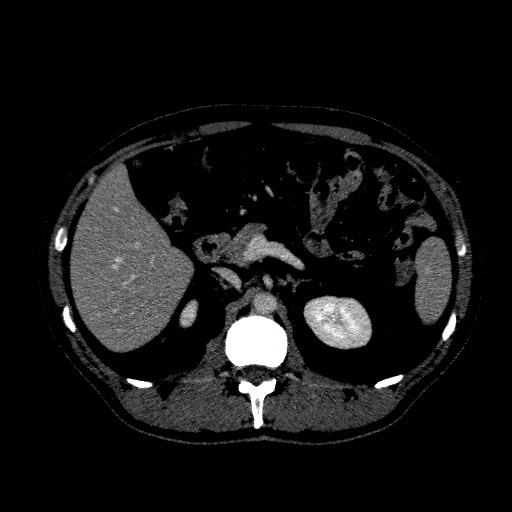
#> input picture JPEG/image_63 CT p11.jpg, 512 x 512 px
$ jupyter execute Flann_based_match.ipynb   (shell and % lines are left out)
#> lines starting #> are read from the running program, lines starting #| are printed output that depends on the picture
[cell 1]
import cv2
import numpy as np
import matplotlib.pyplot as plt

[cell 2]
def display(img,cmap='gray') :
    fig = plt.figure(figsize=(12,10))
    ax = fig.add_subplot(111)
    ax.imshow(img,cmap='gray')

[cell 3]
img = cv2.imread('JPEG/image_63 CT p11.jpg')
#> img is the input picture: shape (512, 512, 3); min 0, max 255, mean 21.5

[cell 4]
pat = cv2.imread('JPEG/image_63 liver p11.jpg')
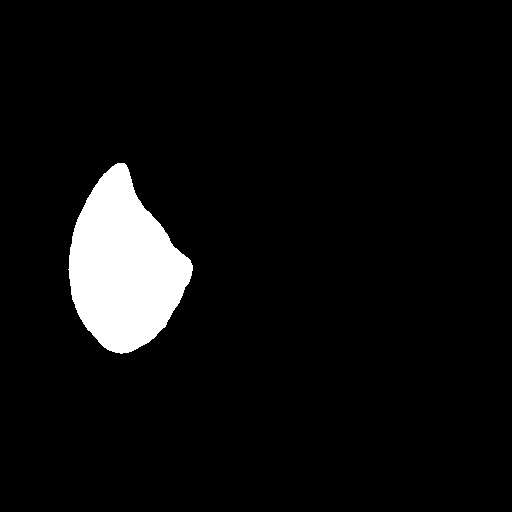
#> input picture JPEG/image_63 liver p11.jpg, 512 x 512 px
#> pat is the input picture: shape (512, 512, 3); min 0, max 255, mean 14.7

[cell 5]
sift = cv2.xfeatures2d.SIFT_create()

[cell 6]
kp1,des1 = sift.detectAndCompute(img,None)
#> kp1 = 965 keypoints; strongest (x, y, size): (448, 331, 7.9), (258, 423, 6.7), (71, 326, 6.3), (130, 381, 3.9)
kp2,des2 = sift.detectAndCompute(pat,None)
#> kp2 = 14 keypoints; strongest (x, y, size): (125, 272, 87), (115, 185, 26.5), (179, 270, 21.5), (149, 214, 3.1)

[cell 7]
FLANN_INDEX_KDTREE = 0
index_params = dict(algorithm = FLANN_INDEX_KDTREE, trees = 5)
search_params = dict(checks = 50)

[cell 8]
flann = cv2.FlannBasedMatcher(index_params,search_params)

[cell 9]
matches = flann.knnMatch(des1,des2,k=2)
#> matches = 965 matches

[cell 10]
matchesMask = [[0,0] for i in range(len(matches))]
#> matchesMask = 965 pairs, first value 0 to 0, second value 0 to 0

[cell 11]
for i,(match1,match2) in enumerate(matches) :
    if match1.distance < 0.75*match2.distance :
        matchesMask[i] = [1,0]
#> after the loop, matchesMask = 965 pairs, first value 0 to 1, second value 0 to 0

[cell 12]
draw_param = dict(matchColor = (0,255,0), singlePointColor = (255,0,0), matchesMask = matchesMask,flags=0)
#> draw_param = 4 items

[cell 13]
flann_matches = cv2.drawMatchesKnn(img,kp1,pat,kp2,matches,None,**draw_param)
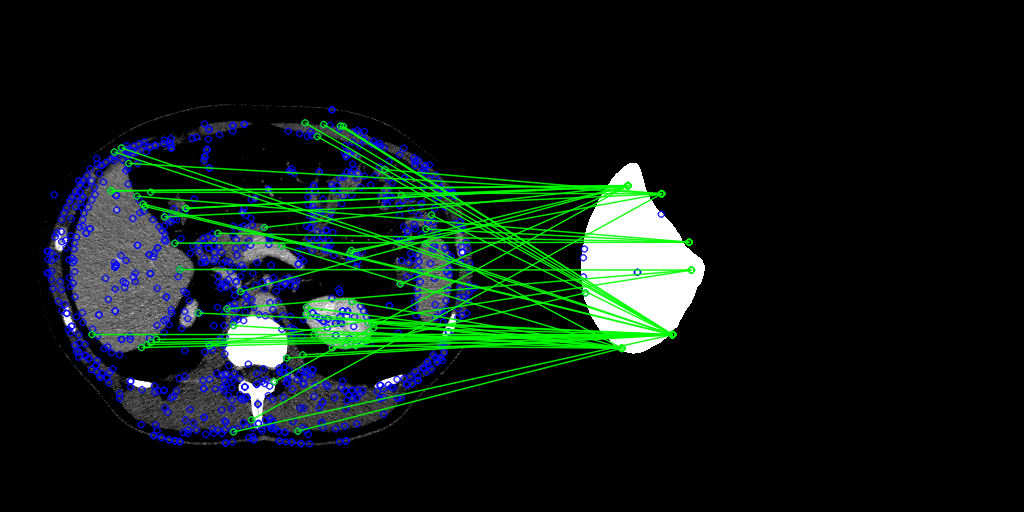
#> flann_matches: shape (512, 1024, 3); mean B, G, R 21.1, 26.5, 13.9
